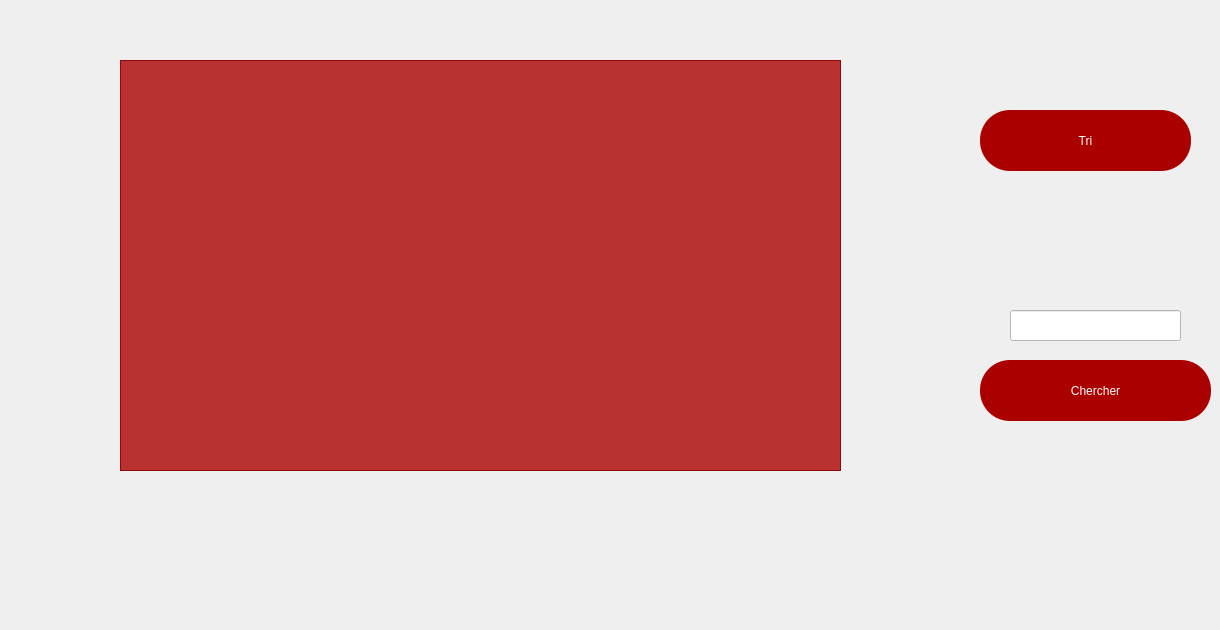
    <widget class="QWidget" name="afficherp">
     <widget class="QTableView" name="produit_2">
      <property name="enabled">
       <bool>true</bool>
      </property>
      <property name="geometry">
       <rect>
        <x>120</x>
        <y>60</y>
        <width>721</width>
        <height>411</height>
       </rect>
      </property>
      <property name="styleSheet">
       <string notr="true">background-color: rgb(170, 0, 0,80%);
font: 16pt &quot;MS Shell Dlg 2&quot;;
</string>
      </property>
     </widget>
     <widget class="QToolButton" name="retourfromaf">
      <property name="geometry">
       <rect>
        <x>70</x>
        <y>550</y>
        <width>101</width>
        <height>71</height>
       </rect>
      </property>
      <property name="text">
       <string/>
      </property>
      <property name="icon">
       <iconset resource="rs.qrc">
        <normaloff>:/img/rs/retour.png</normaloff>:/img/rs/retour.png</iconset>
      </property>
      <property name="iconSize">
       <size>
        <width>60</width>
        <height>60</height>
       </size>
      </property>
      <property name="autoRaise">
       <bool>true</bool>
      </property>
     </widget>
     <widget class="QPushButton" name="trie">
      <property name="geometry">
       <rect>
        <x>980</x>
        <y>110</y>
        <width>211</width>
        <height>61</height>
       </rect>
      </property>
      <property name="styleSheet">
       <string notr="true">font: 16pt &quot;MS Shell Dlg 2&quot;;
color: rgb(255, 255, 255);
background-color: rgb(170, 0, 0);
border-radius: 30px;</string>
      </property>
      <property name="text">
       <string>Tri</string>
      </property>
      <property name="icon">
       <iconset resource="rs.qrc">
        <normaloff>:/img/rs/trie.png</normaloff>:/img/rs/trie.png</iconset>
      </property>
      <property name="iconSize">
       <size>
        <width>60</width>
        <height>60</height>
       </size>
      </property>
     </widget>
     <widget class="QLineEdit" name="cherchp">
      <property name="geometry">
       <rect>
        <x>1010</x>
        <y>310</y>
        <width>171</width>
        <height>31</height>
       </rect>
      </property>
      <property name="styleSheet">
       <string notr="true">background-color: rgb(255, 255, 255);
color: rgb(0, 0, 0);</string>
      </property>
      <property name="text">
       <string/>
      </property>
     </widget>
     <widget class="QPushButton" name="cherchep">
      <property name="geometry">
       <rect>
        <x>980</x>
        <y>360</y>
        <width>231</width>
        <height>61</height>
       </rect>
      </property>
      <property name="styleSheet">
       <string notr="true">font: 16pt &quot;MS Shell Dlg 2&quot;;
color: rgb(255, 255, 255);
background-color: rgb(170, 0, 0);
border-radius: 30px;</string>
      </property>
      <property name="text">
       <string>Chercher</string>
      </property>
      <property name="icon">
       <iconset resource="rs.qrc">
        <normaloff>:/img/rs/search.png</normaloff>:/img/rs/search.png</iconset>
      </property>
      <property name="iconSize">
       <size>
        <width>60</width>
        <height>60</height>
       </size>
      </property>
     </widget>
    </widget>
